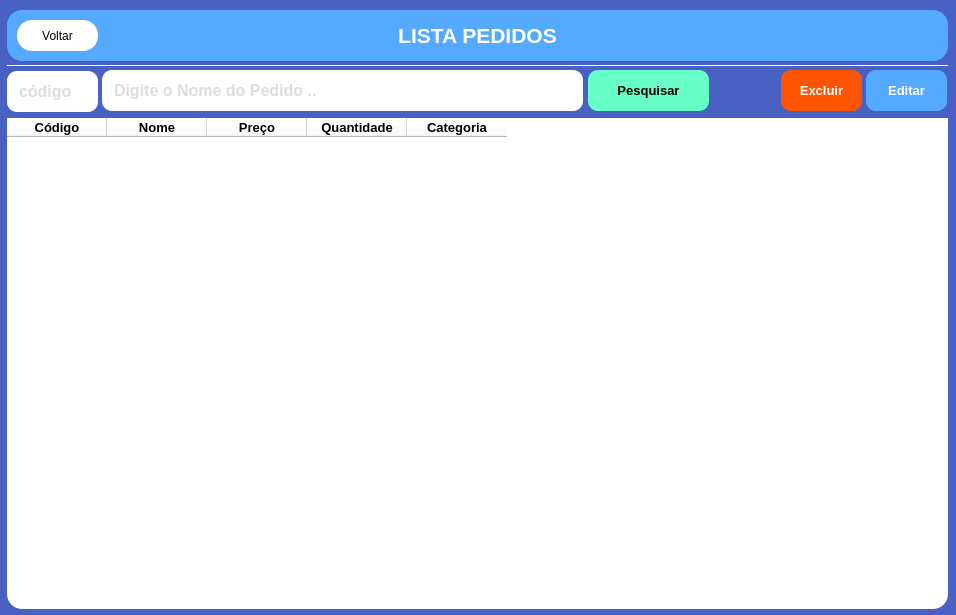
<?xml version="1.0" encoding="UTF-8"?>
<ui version="4.0">
 <class>MainWindow</class>
 <widget class="QMainWindow" name="MainWindow">
  <property name="geometry">
   <rect>
    <x>0</x>
    <y>0</y>
    <width>956</width>
    <height>615</height>
   </rect>
  </property>
  <property name="windowTitle">
   <string>MainWindow</string>
  </property>
  <property name="styleSheet">
   <string notr="true">background-color: rgb(72, 97, 195);
border-radius: 15px</string>
  </property>
  <widget class="QWidget" name="centralwidget">
   <widget class="QLabel" name="label">
    <property name="geometry">
     <rect>
      <x>7</x>
      <y>10</y>
      <width>941</width>
      <height>51</height>
     </rect>
    </property>
    <property name="font">
     <font>
      <pointsize>16</pointsize>
      <weight>75</weight>
      <bold>true</bold>
     </font>
    </property>
    <property name="styleSheet">
     <string notr="true">background-color: rgb(85, 170, 255);
color: rgb(255, 255, 255);</string>
    </property>
    <property name="text">
     <string>LISTA PEDIDOS</string>
    </property>
    <property name="alignment">
     <set>Qt::AlignCenter</set>
    </property>
   </widget>
   <widget class="QTableWidget" name="tabelaDados">
    <property name="geometry">
     <rect>
      <x>7</x>
      <y>118</y>
      <width>941</width>
      <height>491</height>
     </rect>
    </property>
    <property name="styleSheet">
     <string notr="true">background-color: rgb(255, 255, 255);</string>
    </property>
    <column>
     <property name="text">
      <string>Código</string>
     </property>
     <property name="font">
      <font>
       <pointsize>10</pointsize>
       <weight>75</weight>
       <bold>true</bold>
      </font>
     </property>
    </column>
    <column>
     <property name="text">
      <string>Nome</string>
     </property>
     <property name="font">
      <font>
       <pointsize>10</pointsize>
       <weight>75</weight>
       <bold>true</bold>
      </font>
     </property>
    </column>
    <column>
     <property name="text">
      <string>Preço</string>
     </property>
     <property name="font">
      <font>
       <pointsize>10</pointsize>
       <weight>75</weight>
       <bold>true</bold>
      </font>
     </property>
    </column>
    <column>
     <property name="text">
      <string>Quantidade</string>
     </property>
     <property name="font">
      <font>
       <pointsize>10</pointsize>
       <weight>75</weight>
       <bold>true</bold>
      </font>
     </property>
    </column>
    <column>
     <property name="text">
      <string>Categoria</string>
     </property>
     <property name="font">
      <font>
       <pointsize>10</pointsize>
       <weight>75</weight>
       <bold>true</bold>
      </font>
     </property>
    </column>
   </widget>
   <widget class="Line" name="line">
    <property name="geometry">
     <rect>
      <x>7</x>
      <y>65</y>
      <width>941</width>
      <height>1</height>
     </rect>
    </property>
    <property name="styleSheet">
     <string notr="true">background-color: rgb(255, 255, 255);</string>
    </property>
    <property name="orientation">
     <enum>Qt::Horizontal</enum>
    </property>
   </widget>
   <widget class="QLineEdit" name="edtCodigoPesquisar">
    <property name="enabled">
     <bool>false</bool>
    </property>
    <property name="geometry">
     <rect>
      <x>7</x>
      <y>71</y>
      <width>91</width>
      <height>41</height>
     </rect>
    </property>
    <property name="font">
     <font>
      <pointsize>12</pointsize>
      <weight>75</weight>
      <bold>true</bold>
     </font>
    </property>
    <property name="styleSheet">
     <string notr="true">color: rgb(188, 188, 188);
padding:10px;
border-radius: 10px;
background-color: rgb(255, 255, 255);</string>
    </property>
    <property name="text">
     <string/>
    </property>
    <property name="placeholderText">
     <string>código</string>
    </property>
   </widget>
   <widget class="QLineEdit" name="edtNomePesquisar">
    <property name="enabled">
     <bool>false</bool>
    </property>
    <property name="geometry">
     <rect>
      <x>102</x>
      <y>70</y>
      <width>481</width>
      <height>41</height>
     </rect>
    </property>
    <property name="font">
     <font>
      <pointsize>12</pointsize>
      <weight>75</weight>
      <bold>true</bold>
     </font>
    </property>
    <property name="styleSheet">
     <string notr="true">color: rgb(188, 188, 188);
padding:10px;
border-radius: 10px;
background-color: rgb(255, 255, 255);</string>
    </property>
    <property name="text">
     <string/>
    </property>
    <property name="placeholderText">
     <string>Digite o Nome do Pedido ..</string>
    </property>
   </widget>
   <widget class="QPushButton" name="btnVoltar">
    <property name="geometry">
     <rect>
      <x>17</x>
      <y>20</y>
      <width>81</width>
      <height>31</height>
     </rect>
    </property>
    <property name="styleSheet">
     <string notr="true">background-color: rgb(255, 255, 255);</string>
    </property>
    <property name="text">
     <string>Voltar</string>
    </property>
   </widget>
   <widget class="QPushButton" name="btnPesquisar">
    <property name="geometry">
     <rect>
      <x>588</x>
      <y>70</y>
      <width>121</width>
      <height>41</height>
     </rect>
    </property>
    <property name="font">
     <font>
      <pointsize>10</pointsize>
      <weight>75</weight>
      <bold>true</bold>
     </font>
    </property>
    <property name="styleSheet">
     <string notr="true">background-color: rgb(101, 255, 199);
color: rgb(0, 0, 0);
border-radius: 10px</string>
    </property>
    <property name="text">
     <string>Pesquisar</string>
    </property>
   </widget>
   <widget class="QPushButton" name="btnExcluir">
    <property name="geometry">
     <rect>
      <x>781</x>
      <y>70</y>
      <width>81</width>
      <height>41</height>
     </rect>
    </property>
    <property name="font">
     <font>
      <pointsize>10</pointsize>
      <weight>75</weight>
      <bold>true</bold>
     </font>
    </property>
    <property name="styleSheet">
     <string notr="true">background-color: rgb(255, 85, 0);
color: rgb(255, 255, 255);
border-radius: 10px</string>
    </property>
    <property name="text">
     <string>Excluir</string>
    </property>
   </widget>
   <widget class="QPushButton" name="btnEditar">
    <property name="geometry">
     <rect>
      <x>866</x>
      <y>70</y>
      <width>81</width>
      <height>41</height>
     </rect>
    </property>
    <property name="font">
     <font>
      <pointsize>10</pointsize>
      <weight>75</weight>
      <bold>true</bold>
     </font>
    </property>
    <property name="styleSheet">
     <string notr="true">background-color: rgb(85, 170, 255);
color: #ffffff;
border-radius: 10px</string>
    </property>
    <property name="text">
     <string>Editar</string>
    </property>
   </widget>
  </widget>
 </widget>
 <resources/>
 <connections/>
</ui>
